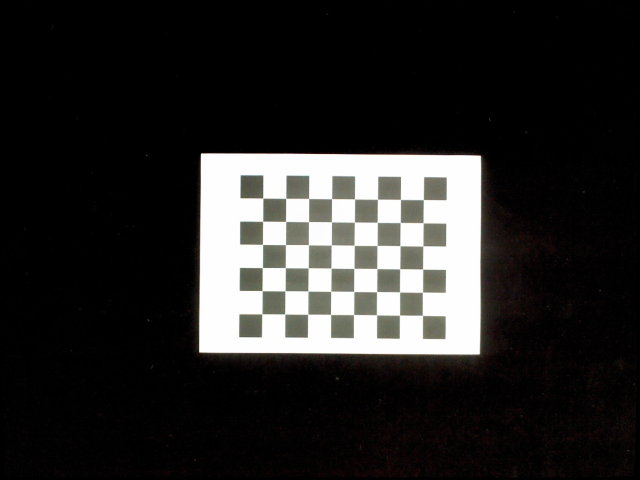
#> input picture images/stereo2/IMG203128.png, 1280 x 960 px (shown at 1/2 size)
$ python stereo.py
#> lines starting #> are read from the running program, lines starting #| are printed output that depends on the picture
import glob
from math import degrees

import cv2
import matplotlib.pyplot as plt
import numpy as np

from scipy import linalg
from scipy.spatial.transform import Rotation as R

rows = 6 #number of checkerboard rows.
columns = 8 #number of checkerboard columns.
world_scaling = 2.4 #change this to the real world square size. Or not.

pos1 = np.array([275, 425, 730])
pos2 = np.array([425, 275, 730])
orient = np.array([-180, 0, 135])

frame1 = np.zeros((4, 4))
frame1[:3, :3] = R.from_euler('xyz', orient, degrees=True).as_matrix()
frame1[:3, 3]  = pos1
frame1[-1, -1] = 1
print(frame1)


# [63 lines left out: functions find_chessboard, triangulate, not called in this run]

def main():
    images1 = [cv2.imread('../../../images/stereo2/IMG203128.png', 0)]
    height, width = images1[0].shape[0:2]
#> height = 960; width = 1280

    # objp, imgp1 = find_chessboard(images1)
    # ret, mtx1, dist1, _, _ = cv2.calibrateCamera([objp], [imgp1], (width, height), None, None)

    images2 = [cv2.imread('../../../images/stereo2/IMG203130.png', 0)]
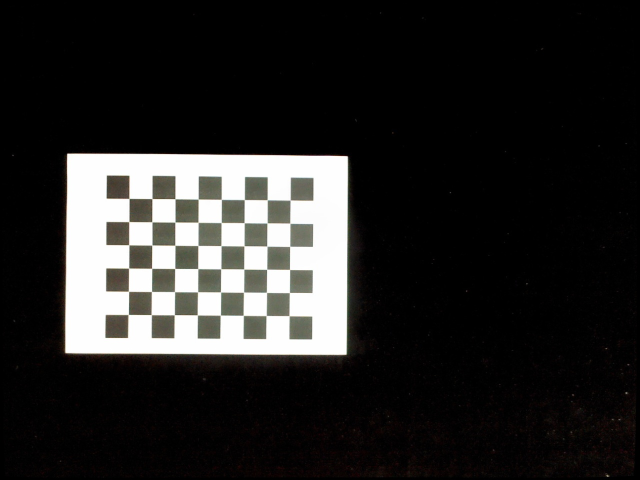
#> input picture images/stereo2/IMG203130.png, 1280 x 960 px (shown at 1/2 size)

    # [8 lines of commented-out code are left out]

    stereo = cv2.StereoBM_create(numDisparities=16, blockSize=15)
    disparity = stereo.compute(images1[0], images2[0])
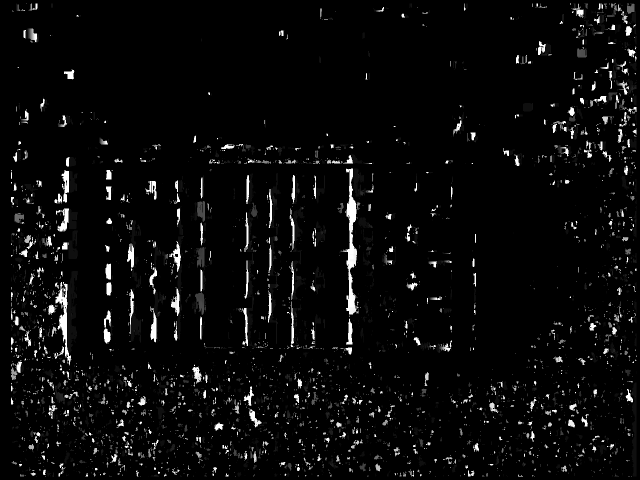
#> disparity: shape (960, 1280) int16 (shown at 1/2 size); min -16, max 240, mean -5.6; drawn with min black and max white
    plt.imshow(disparity, 'gray')
    plt.show()

    mtx = np.zeros((4, 4))
#> (the run stopped early here; a loop or call above may not have finished)
